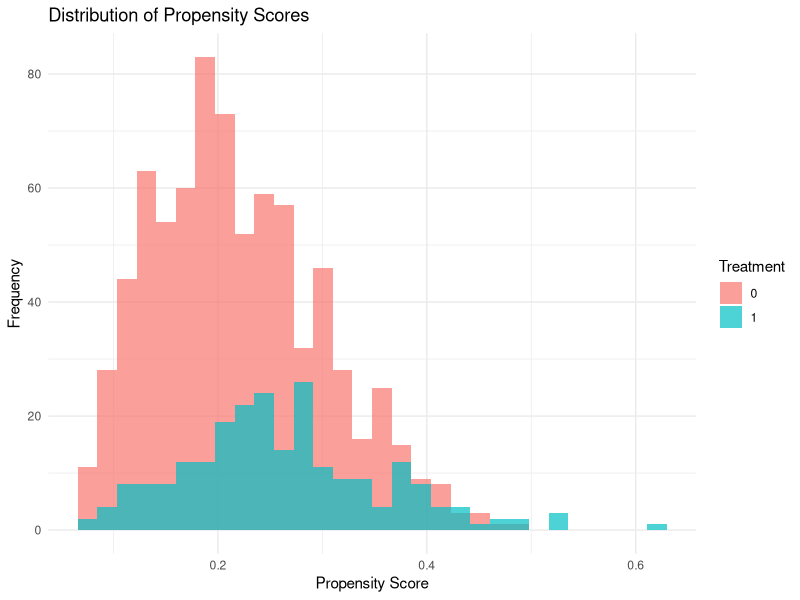
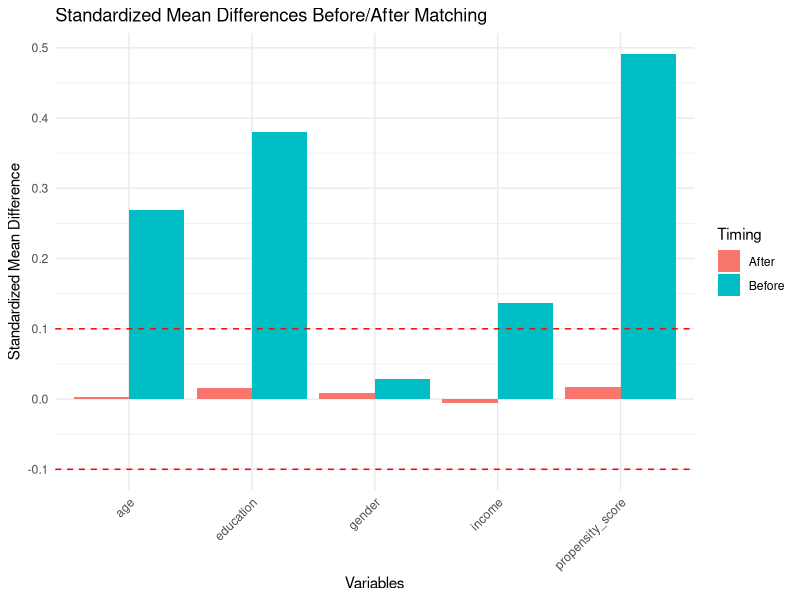

Source code (R) for these figures, in order:
# Propensity Score Matching with Nearest Neighbors for ATT Implementation
# Complete implementation from scratch in R

# Load required libraries
library(ggplot2)
library(dplyr)

# Set seed for reproducibility
set.seed(42)

# 1. GENERATE DUMMY DATASET
# Create a realistic dataset with confounding variables
generate_dummy_data <- function(n = 1000) {
  # Generate confounding variables
  age <- rnorm(n, mean = 45, sd = 12)
  income <- exp(rnorm(n, mean = 10, sd = 0.5))  # Log-normal distribution
  education <- sample(1:5, n, replace = TRUE, prob = c(0.1, 0.2, 0.3, 0.3, 0.1))
  gender <- rbinom(n, 1, 0.5)
  
  # Generate treatment assignment (with confounding)
  # Higher income, education, and age increase treatment probability
  treatment_logit <- -2 + 0.02 * (age - 45) + 0.00001 * (income - 50000) + 
                     0.3 * education + 0.2 * gender + rnorm(n, 0, 0.5)
  treatment_prob <- 1 / (1 + exp(-treatment_logit))
  treatment <- rbinom(n, 1, treatment_prob)
  
  # Generate outcome with true treatment effect of 5
  # Confounders also affect outcome
  true_treatment_effect <- 5
  outcome_base <- 20 + 0.1 * age + 0.0001 * income + 2 * education + 
                  1 * gender + rnorm(n, 0, 3)
  outcome <- outcome_base + true_treatment_effect * treatment
  
  data.frame(
    id = 1:n,
    age = age,
    income = income,
    education = education,
    gender = gender,
    treatment = treatment,
    outcome = outcome,
    true_effect = true_treatment_effect
  )
}

# 2. PROPENSITY SCORE ESTIMATION
estimate_propensity_scores <- function(data) {
  # Fit logistic regression model
  ps_model <- glm(treatment ~ age + income + education + gender, 
                  data = data, family = binomial(link = "logit"))
  
  # Get propensity scores
  data$propensity_score <- predict(ps_model, type = "response")
  
  # Print model summary
  cat("Propensity Score Model Summary:\n")
  print(summary(ps_model))
  
  return(data)
}

# 3. NEAREST NEIGHBOR MATCHING FUNCTION
nearest_neighbor_matching <- function(data, caliper = 0.1) {
  treated <- data[data$treatment == 1, ]
  control <- data[data$treatment == 0, ]
  
  matches <- data.frame(
    treated_id = integer(),
    control_id = integer(),
    distance = numeric()
  )
  
  # For each treated unit, find closest control unit
  for (i in 1:nrow(treated)) {
    treated_ps <- treated$propensity_score[i]
    
    # Calculate distances to all control units
    distances <- abs(control$propensity_score - treated_ps)
    
    # Find closest match within caliper
    min_distance <- min(distances)
    if (min_distance <= caliper) {
      closest_idx <- which.min(distances)
      
      matches <- rbind(matches, data.frame(
        treated_id = treated$id[i],
        control_id = control$id[closest_idx],
        distance = min_distance
      ))
      
      # Remove matched control unit to ensure 1:1 matching
      control <- control[-closest_idx, ]
    }
  }
  
  return(matches)
}

# 4. CALCULATE ATT (Average Treatment Effect on the Treated)
calculate_att <- function(data, matches) {
  # Get matched treated and control outcomes
  treated_outcomes <- data$outcome[data$id %in% matches$treated_id]
  control_outcomes <- data$outcome[data$id %in% matches$control_id]
  
  # Calculate ATT
  att <- mean(treated_outcomes) - mean(control_outcomes)
  
  # Calculate standard error (simple approach)
  n_matches <- length(treated_outcomes)
  treated_var <- var(treated_outcomes)
  control_var <- var(control_outcomes)
  se_att <- sqrt((treated_var + control_var) / n_matches)
  
  # Calculate confidence interval
  ci_lower <- att - 1.96 * se_att
  ci_upper <- att + 1.96 * se_att
  
  return(list(
    att = att,
    se = se_att,
    ci_lower = ci_lower,
    ci_upper = ci_upper,
    n_matches = n_matches
  ))
}

# 5. BALANCE CHECKING FUNCTIONS
check_balance <- function(data, matches) {
  # Create matched dataset
  matched_treated <- data[data$id %in% matches$treated_id, ]
  matched_control <- data[data$id %in% matches$control_id, ]
  
  # Function to calculate standardized mean difference
  smd <- function(x_treated, x_control) {
    mean_diff <- mean(x_treated) - mean(x_control)
    pooled_sd <- sqrt((var(x_treated) + var(x_control)) / 2)
    return(mean_diff / pooled_sd)
  }
  
  # Calculate balance statistics
  balance_stats <- data.frame(
    variable = c("age", "income", "education", "gender", "propensity_score"),
    smd_before = c(
      smd(data$age[data$treatment == 1], data$age[data$treatment == 0]),
      smd(data$income[data$treatment == 1], data$income[data$treatment == 0]),
      smd(data$education[data$treatment == 1], data$education[data$treatment == 0]),
      smd(data$gender[data$treatment == 1], data$gender[data$treatment == 0]),
      smd(data$propensity_score[data$treatment == 1], data$propensity_score[data$treatment == 0])
    ),
    smd_after = c(
      smd(matched_treated$age, matched_control$age),
      smd(matched_treated$income, matched_control$income),
      smd(matched_treated$education, matched_control$education),
      smd(matched_treated$gender, matched_control$gender),
      smd(matched_treated$propensity_score, matched_control$propensity_score)
    )
  )
  
  return(balance_stats)
}

# 6. VISUALIZATION FUNCTIONS
plot_propensity_scores <- function(data) {
  p1 <- ggplot(data, aes(x = propensity_score, fill = factor(treatment))) +
    geom_histogram(alpha = 0.7, bins = 30, position = "identity") +
    labs(title = "Distribution of Propensity Scores",
         x = "Propensity Score", y = "Frequency",
         fill = "Treatment") +
    theme_minimal()
  
  return(p1)
}

plot_balance <- function(balance_stats) {
  # Manual reshape to avoid naming issues
  balance_long <- data.frame(
    variable = rep(balance_stats$variable, 2),
    value = c(balance_stats$smd_before, balance_stats$smd_after),
    timing = rep(c("Before", "After"), each = nrow(balance_stats))
  )
  
  p2 <- ggplot(balance_long, aes(x = variable, y = value, fill = timing)) +
    geom_bar(stat = "identity", position = "dodge") +
    geom_hline(yintercept = c(-0.1, 0.1), linetype = "dashed", color = "red") +
    labs(title = "Standardized Mean Differences Before/After Matching",
         x = "Variables", y = "Standardized Mean Difference",
         fill = "Timing") +
    theme_minimal() +
    theme(axis.text.x = element_text(angle = 45, hjust = 1))
  
  return(p2)
}

# 7. MAIN EXECUTION FUNCTION
run_psm_analysis <- function(n = 1000, caliper = 0.1) {
  cat("=== PROPENSITY SCORE MATCHING ANALYSIS ===\n\n")
  
  # Step 1: Generate data
  cat("1. Generating dummy dataset...\n")
  data <- generate_dummy_data(n)
  cat(sprintf("   Generated %d observations\n", nrow(data)))
  cat(sprintf("   Treatment group: %d, Control group: %d\n\n", 
              sum(data$treatment), sum(1 - data$treatment)))
  
  # Step 2: Estimate propensity scores
  cat("2. Estimating propensity scores...\n")
  data <- estimate_propensity_scores(data)
  cat(sprintf("   Propensity scores range: %.3f to %.3f\n\n", 
              min(data$propensity_score), max(data$propensity_score)))
  
  # Step 3: Perform matching
  cat("3. Performing nearest neighbor matching...\n")
  matches <- nearest_neighbor_matching(data, caliper)
  cat(sprintf("   Successfully matched %d treated units\n", nrow(matches)))
  cat(sprintf("   Matching rate: %.1f%%\n\n", 100 * nrow(matches) / sum(data$treatment)))
  
  # Step 4: Calculate ATT
  cat("4. Calculating Average Treatment Effect on the Treated (ATT)...\n")
  att_results <- calculate_att(data, matches)
  cat(sprintf("   ATT Estimate: %.3f\n", att_results$att))
  cat(sprintf("   Standard Error: %.3f\n", att_results$se))
  cat(sprintf("   95%% CI: [%.3f, %.3f]\n", att_results$ci_lower, att_results$ci_upper))
  cat(sprintf("   True Effect: %.3f\n\n", data$true_effect[1]))
  
  # Step 5: Check balance
  cat("5. Checking covariate balance...\n")
  balance_stats <- check_balance(data, matches)
  print(balance_stats)
  cat("\n")
  
  # Step 6: Create visualizations
  cat("6. Creating visualizations...\n")
  p1 <- plot_propensity_scores(data)
  print(p1)
  
  p2 <- plot_balance(balance_stats)
  print(p2)
  
  # Return results
  return(list(
    data = data,
    matches = matches,
    att_results = att_results,
    balance_stats = balance_stats
  ))
}

# 8. RUN THE ANALYSIS
cat("Starting Propensity Score Matching Analysis...\n\n")
results <- run_psm_analysis(n = 1000, caliper = 0.1)

# 9. ADDITIONAL DIAGNOSTICS
cat("=== ADDITIONAL DIAGNOSTICS ===\n")
cat("Distribution of matching distances:\n")
print(summary(results$matches$distance))

cat("\nPropensity score overlap:\n")
treated_ps <- results$data$propensity_score[results$data$treatment == 1]
control_ps <- results$data$propensity_score[results$data$treatment == 0]
cat(sprintf("Treated PS range: [%.3f, %.3f]\n", min(treated_ps), max(treated_ps)))
cat(sprintf("Control PS range: [%.3f, %.3f]\n", min(control_ps), max(control_ps)))

cat("\n=== ANALYSIS COMPLETE ===\n")